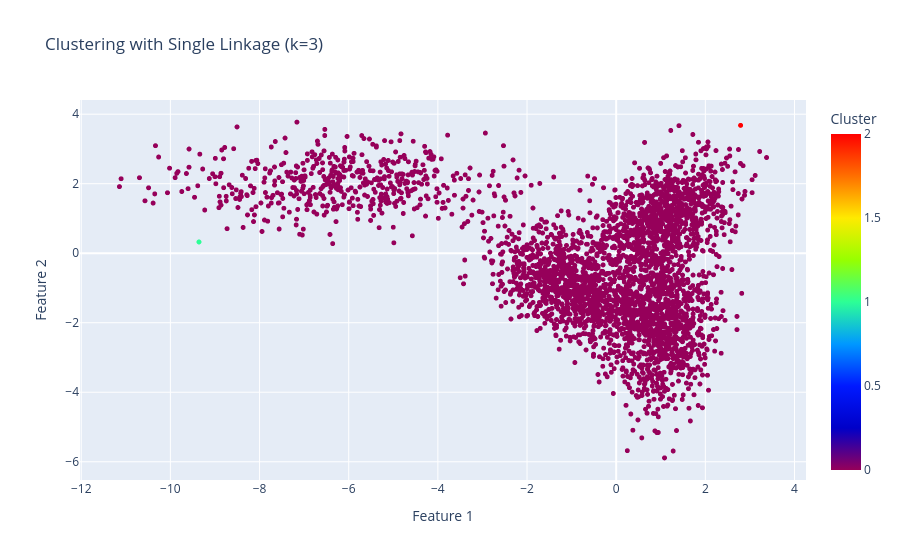
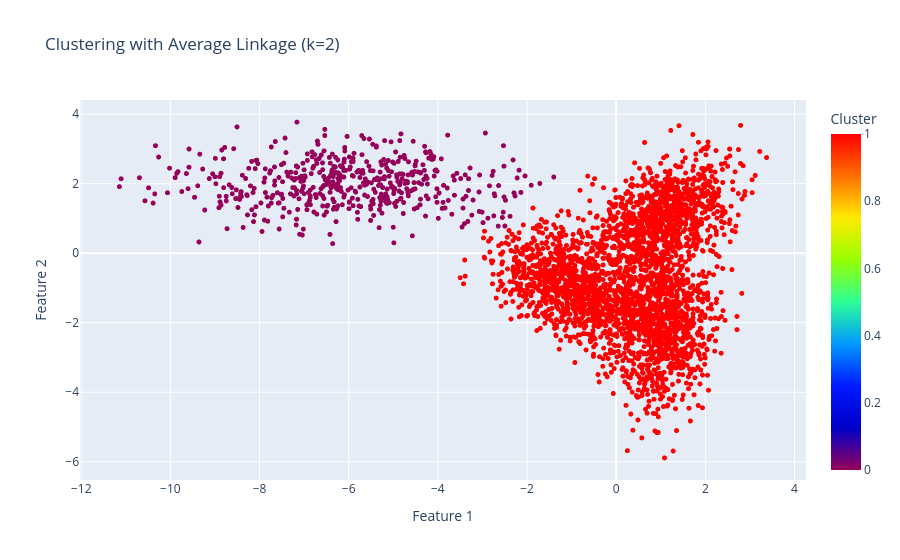

The code cell stored with these charts, in order, in its notebook:
### Code cell
# Analyze dataset1 (2D)
print("Analyzing 2D Dataset (dataset1):")
linkage_matrix_single_2D = plot_dendrogram(dataset1, linkage_method='single', title='Dendrogram (Single Linkage) - 2D')
linkage_matrix_average_2D = plot_dendrogram(dataset1, linkage_method='average', title='Dendrogram (Average Linkage) - 2D')

optimal_k_single_2D = decide_k_automatically(linkage_matrix_single_2D)
optimal_k_average_2D = decide_k_automatically(linkage_matrix_average_2D)

print(f"Optimal k for 2D Dataset (Single Linkage): {optimal_k_single_2D}")
print(f"Optimal k for 2D Dataset (Average Linkage): {optimal_k_average_2D}")

perform_clustering_and_plot(dataset1, optimal_k_single_2D, optimal_k_average_2D, is_3d=False)

### Figure 1 — Plotly figure (JSON) as saved in the notebook; plotly's stock layout.template omitted (floating-point values rounded to 4 significant figures; data arrays with more than 128 entries replaced by an {"elided": "..."} marker saying what was removed)
{"data": [{"hovertemplate": "Feature 1=%{x}<br>Feature 2=%{y}<br>Cluster=%{marker.color}<extra></extra>", "legendgroup": "", "marker": {"color": {"elided": "3500 int values"}, "coloraxis": "coloraxis", "size": 5, "symbol": "circle"}, "mode": "markers", "name": "", "showlegend": false, "type": "scattergl", "x": {"elided": "3500 float values"}, "xaxis": "x", "y": {"elided": "3500 float values"}, "yaxis": "y"}], "layout": {"coloraxis": {"colorbar": {"title": {"text": "Cluster"}}, "colorscale": [[0, "rgb(150,0,90)"], [0.125, "rgb(0,0,200)"], [0.25, "rgb(0,25,255)"], [0.375, "rgb(0,152,255)"], [0.5, "rgb(44,255,150)"], [0.625, "rgb(151,255,0)"], [0.75, "rgb(255,234,0)"], [0.875, "rgb(255,111,0)"], [1, "rgb(255,0,0)"]]}, "legend": {"tracegroupgap": 0}, "title": {"text": "Clustering with Single Linkage (k=3)"}, "xaxis": {"anchor": "y", "domain": [0, 1], "title": {"text": "Feature 1"}}, "yaxis": {"anchor": "x", "domain": [0, 1], "title": {"text": "Feature 2"}}}}

### Figure 2 — Plotly figure (JSON) as saved in the notebook; plotly's stock layout.template omitted (floating-point values rounded to 4 significant figures; data arrays with more than 128 entries replaced by an {"elided": "..."} marker saying what was removed)
{"data": [{"hovertemplate": "Feature 1=%{x}<br>Feature 2=%{y}<br>Cluster=%{marker.color}<extra></extra>", "legendgroup": "", "marker": {"color": {"elided": "3500 int values"}, "coloraxis": "coloraxis", "size": 5, "symbol": "circle"}, "mode": "markers", "name": "", "showlegend": false, "type": "scattergl", "x": {"elided": "3500 float values"}, "xaxis": "x", "y": {"elided": "3500 float values"}, "yaxis": "y"}], "layout": {"coloraxis": {"colorbar": {"title": {"text": "Cluster"}}, "colorscale": [[0, "rgb(150,0,90)"], [0.125, "rgb(0,0,200)"], [0.25, "rgb(0,25,255)"], [0.375, "rgb(0,152,255)"], [0.5, "rgb(44,255,150)"], [0.625, "rgb(151,255,0)"], [0.75, "rgb(255,234,0)"], [0.875, "rgb(255,111,0)"], [1, "rgb(255,0,0)"]]}, "legend": {"tracegroupgap": 0}, "title": {"text": "Clustering with Average Linkage (k=2)"}, "xaxis": {"anchor": "y", "domain": [0, 1], "title": {"text": "Feature 1"}}, "yaxis": {"anchor": "x", "domain": [0, 1], "title": {"text": "Feature 2"}}}}
